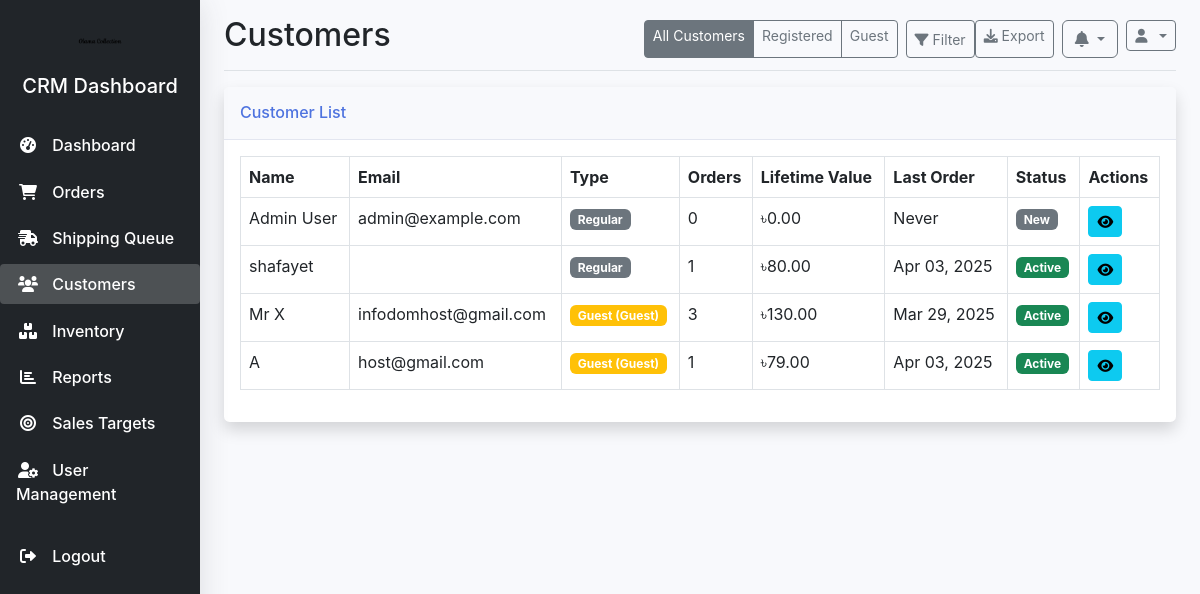
Screenshot of /crm/customers/ (signed in) with the database file from the repository.
### crm/models.py (models this page shows, shortened)
class Customer(models.Model):
    user = models.OneToOneField(User, on_delete=models.CASCADE, related_name='crm_customer')
    CUSTOMER_TYPE_CHOICES = (
        ('regular', _('Regular')),
        ('vip', _('VIP')),
        ('wholesale', _('Wholesale')),
    )
    customer_type = models.CharField(max_length=20, choices=CUSTOMER_TYPE_CHOICES, default='regular')
    lifetime_value = models.DecimalField(max_digits=10, decimal_places=2, default=0)
    last_purchase_date = models.DateTimeField(null=True, blank=True)
    total_orders = models.PositiveIntegerField(default=0)
    notes = models.TextField(blank=True)
    email_opt_in = models.BooleanField(default=True)
    sms_opt_in = models.BooleanField(default=True)

### orders/models.py (models this page shows, shortened)
class Order(models.Model):
    order_number = models.CharField(max_length=20, unique=True, null=True, blank=True)
    customer = models.ForeignKey(User, on_delete=models.SET_NULL, related_name='orders', null=True, blank=True)
    shipping_address = models.TextField(null=True, blank=True)
    billing_address = models.TextField(blank=True, null=True)
    payment_method = models.CharField(max_length=50, null=True, blank=True)  # Made nullable
    payment_status = models.CharField(max_length=50, default='pending')
    total_amount = models.DecimalField(max_digits=10, decimal_places=2, null=True, blank=True)  # Made nullable
    created_at = models.DateTimeField(auto_now_add=True)
    updated_at = models.DateTimeField(auto_now=True)
    status = models.ForeignKey('crm.OrderStatus', on_delete=models.SET_NULL, null=True, blank=True)
    tracking_code = models.CharField(max_length=50, blank=True, null=True)
    consignment_id = models.CharField(max_length=50, blank=True, null=True)
    delivery_status = models.CharField(max_length=50, blank=True, null=True)
    inventory_updated = models.BooleanField(default=False)

### crm/views.py (the view, shortened to what this page needs)
# urls.py: path('customers/', views.customer_list, name='customer_list'),
@crm_login_required
def customer_list(request):
    customer_type = request.GET.get('customer_type', '')
    query = request.GET.get('q', '')
    show_type = request.GET.get('show', 'all')  # all, registered, guest
    from django.contrib.auth import get_user_model
    from orders.models import Order
    from .models import Customer
    from django.db.models import Count, Sum, Max, F, Value, CharField, Q
    from django.db.models.functions import Concat
    from django.utils import timezone
    User = get_user_model()
    all_customers = []
    if show_type in ['all', 'registered']:
        registered_users = User.objects.annotate(
            total_orders=Count('orders', distinct=True),
            lifetime_value=Sum('orders__total_amount'),
            last_purchase_date=Max('orders__created_at')
        )
        for user in registered_users:
            customer, created = Customer.objects.get_or_create(
                user=user,
                defaults={
                    'customer_type': 'regular',
                    'total_orders': user.total_orders or 0,
                    'lifetime_value': user.lifetime_value or 0,
                    'last_purchase_date': user.last_purchase_date,
                    'email_opt_in': True,
                    'sms_opt_in': True
                }
            )
            if not created:
                customer.total_orders = user.total_orders or 0
                customer.lifetime_value = user.lifetime_value or 0
                customer.last_purchase_date = user.last_purchase_date
                customer.save()
            if customer_type and customer.customer_type != customer_type:
                continue
            all_customers.append({
                'id': f"reg_{user.id}",  # Prefix to distinguish from guest customers
                'user': user,
                'customer': customer,
                'email': user.email,
                'name': user.get_full_name() or user.username,
                'total_orders': user.total_orders or 0,
                'lifetime_value': user.lifetime_value or 0,
                'last_purchase_date': user.last_purchase_date,
                'is_registered': True,
                'customer_type': customer.customer_type,
                'get_customer_type_display': customer.get_customer_type_display()
            })
    if show_type in ['all', 'guest']:
        guest_orders = Order.objects.filter(
            customer__isnull=True,
            shipping_address__isnull=False  # Ensure shipping address exists
        ).exclude(shipping_address='')
        if query:
            guest_orders = guest_orders.filter(
                shipping_address__icontains=query
            )
        guest_customers = {}
        for order in guest_orders:
            import re
            email_match = re.search(r'Email: ([^\n]+)', order.shipping_address)
            name_match = re.search(r'^([^\n]+)', order.shipping_address)
            guest_email = email_match.group(1) if email_match else f"guest_{order.id}@example.com"
            guest_name = name_match.group(1) if name_match else f"Guest Customer"
            if guest_email not in guest_customers:
                guest_customers[guest_email] = {
                    'name': guest_name,
                    'email': guest_email,
                    'orders': [],
                    'total_orders': 0,
                    'lifetime_value': 0,
                    'last_purchase_date': None
                }
            guest_customers[guest_email]['orders'].append(order)
            guest_customers[guest_email]['total_orders'] += 1
            guest_customers[guest_email]['lifetime_value'] += order.total_amount or 0
            if (not guest_customers[guest_email]['last_purchase_date'] or
                (order.created_at and guest_customers[guest_email]['last_purchase_date'] < order.created_at)):
                guest_customers[guest_email]['last_purchase_date'] = order.created_at
        for email, data in guest_customers.items():
            all_customers.append({
                'id': f"guest_{email}",  # Using email as identifier
                'user': None,
                'customer': None,  # No Customer model for guests
                'email': email,
                'name': data['name'],
                'total_orders': data['total_orders'],
                'lifetime_value': data['lifetime_value'],
                'last_purchase_date': data['last_purchase_date'],
                'is_registered': False,
                'customer_type': 'guest',
                'get_customer_type_display': 'Guest'
            })
    today = timezone.now().date()
    for customer in all_customers:
        if customer['last_purchase_date']:
            try:
                days_since = (today - customer['last_purchase_date'].date()).days
                if days_since <= 30:
                    customer['status'] = 'active'
                    customer['status_display'] = 'Active'
                    customer['status_color'] = 'success'
                elif days_since <= 90:
                    customer['status'] = 'at_risk'
                    customer['status_display'] = 'At Risk'
                    customer['status_color'] = 'warning'
                else:
                    customer['status'] = 'inactive'
                    customer['status_display'] = 'Inactive'
                    customer['status_color'] = 'danger'
            except (AttributeError, TypeError):
                customer['status'] = 'unknown'
                customer['status_display'] = 'Unknown'
                customer['status_color'] = 'secondary'
        else:
            customer['status'] = 'new'
            customer['status_display'] = 'New'
            customer['status_color'] = 'secondary'
    context = {
        'customers': all_customers,
        'filters': {
            'customer_type': customer_type,
            'query': query,
            'show_type': show_type
        }
    }
    return render(request, 'crm/customers/list.html', context)

### core/context_processors.py (called while the page is built)
def site_settings(request):
    return {
        'site_name': get_site_config('site_name', 'Bangladesh E-commerce'),
        'site_logo': get_site_config('site_logo', '/static/img/default-logo.png'),
        'contact_email': get_site_config('contact_email', 'info@example.com'),
        'contact_phone': get_site_config('contact_phone', '+880xxxxxxxxx'),
    }

### core/utils.py (called while the page is built)
def get_site_config(name, default=None):
    try:
        config = SiteConfiguration.objects.get(name=name, active=True)
        if config.value:
            return config.value
        elif config.image:
            return config.image.url
        return default
    except SiteConfiguration.DoesNotExist:
        return default

### crm/templates/crm/customers/list.html (shortened to what this page needs)
{% extends 'crm/base.html' %}
{% load static %}
{% block page_title %}Customers{% endblock %}
{% block header_buttons %}
<div class="btn-group me-2">
    <a href="{% url 'crm:customer_list' %}?show=all" class="btn btn-sm btn-outline-secondary {% if filters.show_type == 'all' or not filters.show_type %}active{% endif %}">
        All Customers
    </a>
    <a href="{% url 'crm:customer_list' %}?show=registered" class="btn btn-sm btn-outline-secondary ">
        Registered
    </a>
    <a href="{% url 'crm:customer_list' %}?show=guest" class="btn btn-sm btn-outline-secondary ">
        Guest
    </a>
</div>
<button type="button" class="btn btn-sm btn-outline-secondary" data-bs-toggle="modal" data-bs-target="#filterModal">
    <i class="fas fa-filter"></i> Filter
</button>
<a href="?{% if request.GET %}{% for key, value in request.GET.items %}{% if key != 'export' %}{{ key }}={{ value }}&{% endif %}{% endfor %}{% endif %}export=true" class="btn btn-sm btn-outline-secondary">
    <i class="fas fa-download"></i> Export
</a>
{% endblock %}
{% block content %}
<div class="card shadow mb-4">
    <div class="card-header py-3">
        <h6 class="m-0 font-weight-bold text-primary">Customer List</h6>
    </div>
    <div class="card-body">
        <div class="table-responsive">
            <table class="table table-bordered" id="customersTable" width="100%" cellspacing="0">
                <thead>
                    <tr>
                        <th>Name</th>
                        <th>Email</th>
                        <th>Type</th>
                        <th>Orders</th>
                        <th>Lifetime Value</th>
                        <th>Last Order</th>
                        <th>Status</th>
                        <th>Actions</th>
                    </tr>
                </thead>
                <tbody>
                    {% for customer in customers %}
                    <tr>
                        <td>{{ customer.name }}</td>
                        <td>{{ customer.email }}</td>
                        <td>
                            <span class="badge {% if customer.is_registered %}bg-{% if customer.customer_type == 'regular' %}secondary{% elif customer.customer_type == 'vip' %}primary{% elif customer.customer_type == 'wholesale' %}success{% else %}info{% endif %}{% else %}bg-warning{% endif %}">
                                {{ customer.get_customer_type_display }}
                                {% if not customer.is_registered %}(Guest){% endif %}
                            </span>
                        </td>
                        <td>{{ customer.total_orders }}</td>
                        <td>৳{{ customer.lifetime_value|floatformat:2 }}</td>
                        <td>
                            {% if customer.last_purchase_date %}
                            {{ customer.last_purchase_date|date:"M d, Y" }}
                            {% else %}
                            Never
                            {% endif %}
                        </td>
                        <td>
                            <span class="badge bg-{{ customer.status_color }}">{{ customer.status_display }}</span>
                        </td>
                        <td>
                            <a href="{% url 'crm:customer_detail' customer.id %}" class="btn btn-sm btn-info">
                                <i class="fas fa-eye"></i>
                            </a>
                        </td>
                    </tr>
                    {% empty %}
                    <tr>
                        <td colspan="8" class="text-center">No customers found</td>
                    </tr>
                    {% endfor %}
                </tbody>
            </table>
        </div>
    </div>
</div>
{% endblock %}

### crm/static/crm/css/style.css (style rules this page uses)
body { font-family: 'Nunito', -apple-system, BlinkMacSystemFont, "Segoe UI", Roboto, "Helvetica Neue", Arial, sans-serif; background-color: #f8f9fc; }
.card { border: none; box-shadow: 0 0.15rem 1.75rem 0 rgba(58, 59, 69, 0.1); border-radius: 0.35rem; }
.card-header { background-color: #f8f9fc; border-bottom: 1px solid #e3e6f0; }
.text-primary { color: #4e73df !important; }
.table-responsive { overflow-x: auto; }

### rows the page displays
Customer: lifetime_value "80.00", last_purchase_date "Apr 03, 2025"
Order: last_purchase_date "Mar 29, 2025"
Order: last_purchase_date "Apr 03, 2025"

### other values shown
{{ customer.name }} "Admin User" "shafayet" "Mr X" "A"
{{ customer.email }} "admin@example.com" "infodomhost@gmail.com" "host@gmail.com"
{{ customer.get_customer_type_display }} "Regular" "Regular" "Guest" "Guest"
{{ customer.total_orders }} "0" "1" "3" "1"
{{ customer.lifetime_value|floatformat:2 }} "0.00" "130.00" "79.00"
{{ customer.status_display }} "New" "Active" "Active" "Active"
